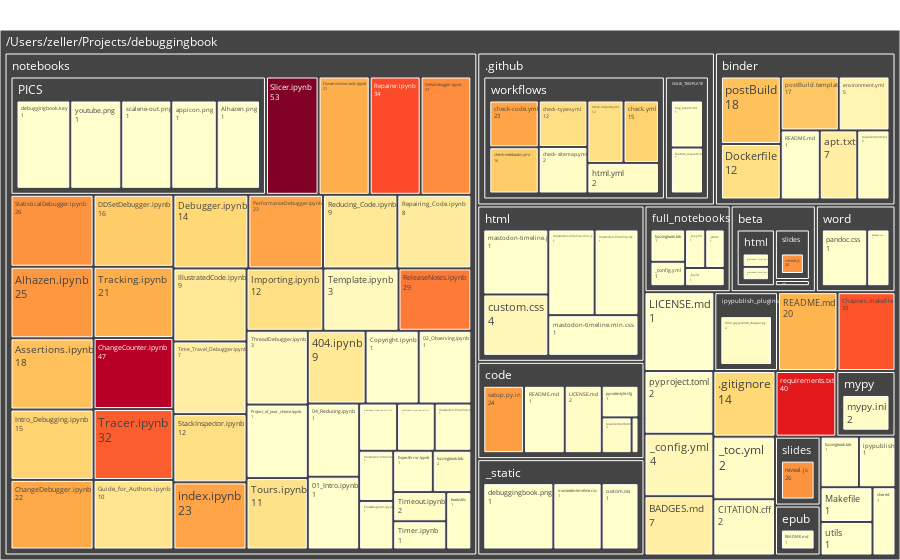

The cell this chart's notebook holds for it:
### Code cell
change_counter.map()

### Figure 1 — Plotly figure (JSON) as saved in the notebook; plotly's stock layout.template omitted (floating-point values rounded to 4 significant figures; data arrays with more than 128 entries replaced by an {"elided": "..."} marker saying what was removed)
{"data": [{"branchvalues": "total", "hoverinfo": "label+text", "ids": {"elided": "145 str values"}, "labels": {"elided": "145 str values"}, "marker": {"colors": {"elided": "145 int values"}, "colorscale": [[0.0, "rgb(255,255,204)"], [0.125, "rgb(255,237,160)"], [0.25, "rgb(254,217,118)"], [0.375, "rgb(254,178,76)"], [0.5, "rgb(253,141,60)"], [0.625, "rgb(252,78,42)"], [0.75, "rgb(227,26,28)"], [0.875, "rgb(189,0,38)"], [1.0, "rgb(128,0,38)"]]}, "parents": {"elided": "145 str values"}, "text": {"elided": "145 str values"}, "type": "treemap", "values": {"elided": "145 float values"}}], "layout": {"margin": {"b": 0, "l": 0, "r": 0, "t": 30}}}
